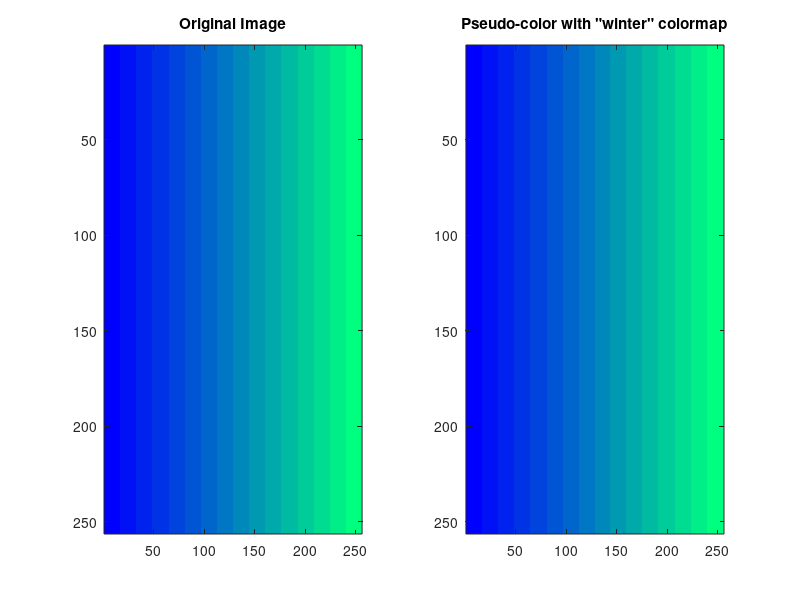

Write MATLAB code to recreate this figure. (Note: this script raises an error after producing the figure.)
% Problem 11_1 Pseudocolor Image Processing
clear, clc, close all;

% Create and display a gradient image
I = repmat(uint8([0:255]), 256, 1);
figure;
subplot(1, 2, 1);
imagesc(I);
title('Original Image');

% Slice image and display the results
I2 = grayslice(I, 16);
subplot(1, 2, 2);
imagesc(I2);
colormap(winter(16));
title('Pseudo-color with "winter" colormap');

% slice the image into unequal partitions and display the result
levels = [0.25*255 0.75*255 0.9*255]
I3 = grayslice(I, levels);
subplot(1, 2, 3);
imshow(I3, spring())
title('Pseudo-color with "winter" colormap')
